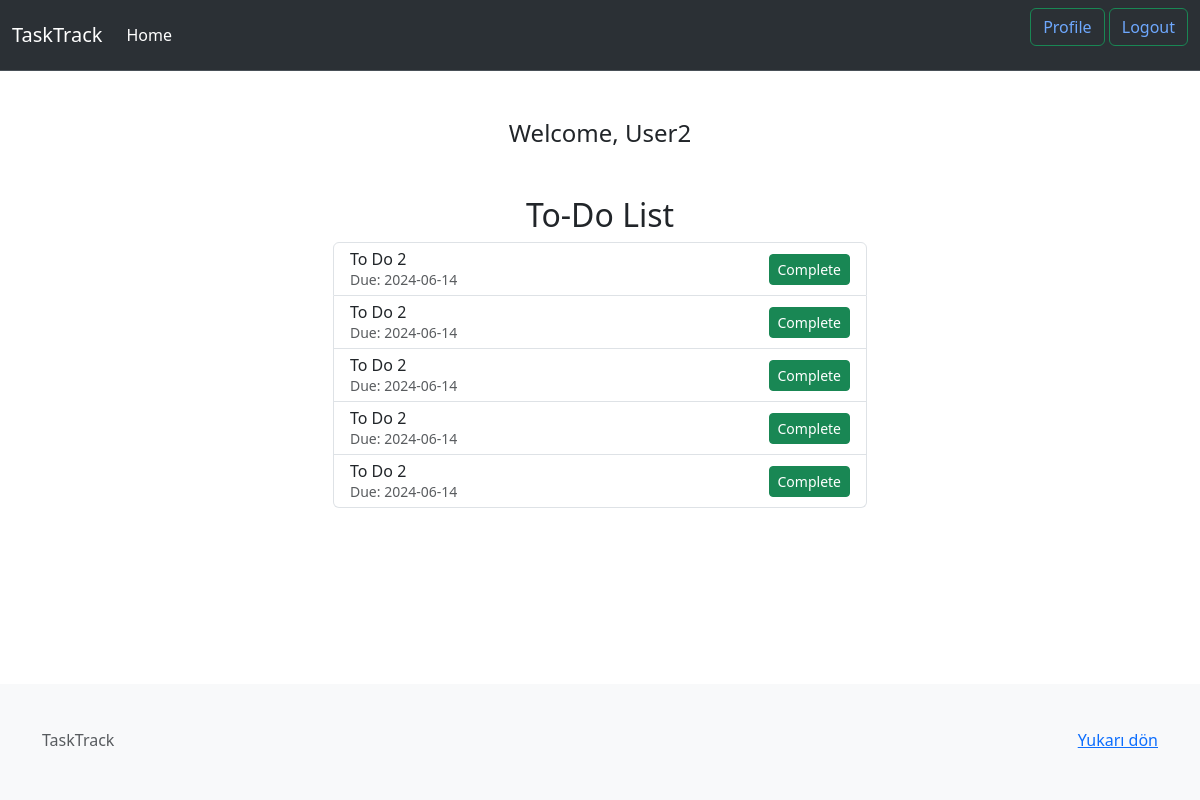
Screenshot of / (signed in) with the database file from the repository.
### main.py (models this page shows, shortened)
class User(UserMixin, db.Model):
    __tablename__ = 'user'
    id = db.Column(db.Integer, primary_key=True)
    name = db.Column(db.String(150), nullable=False)
    email = db.Column(db.String(150), unique=True, nullable=False)
    password = db.Column(db.String(150), nullable=False)
    is_active = db.Column(db.Boolean, default=True)
    tasks = db.relationship('Task', backref='owner',
                            cascade='all, delete-orphan')

class Task(db.Model):
    __tablename__ = 'task'
    id = db.Column(db.Integer, primary_key=True)
    url = db.Column(db.String(200))
    content = db.Column(db.Text, nullable=False)
    due_date = db.Column(db.DateTime, nullable=False, default=lambda: datetime.now(
        timezone.utc))
    date_posted = db.Column(db.DateTime, nullable=False,
                            default=lambda: datetime.now(timezone.utc))
    user_id = db.Column(db.Integer, db.ForeignKey(
        'user.id', ondelete='CASCADE'), nullable=False)
    completed = db.Column(db.Boolean, default=False)

### main.py (the view, shortened to what this page needs)
@app.route('/', methods=['GET', 'POST'])
@login_required
def home():
    tasks = Task.query.filter_by(
        user_id=current_user.id).order_by(Task.id.desc()).all()
    return render_template('index.html', tasks=tasks, user=current_user)

### main.py (called while the page is built)
@login_manager.user_loader
def load_user(id):
    return User.query.get(int(id))

@app.context_processor
def utility_processor():
    return dict(humanize=humanize)

### templates/index.html (shortened to what this page needs)
{% extends 'base.html' %} {% block title %}Home{% endblock %} {% block content
    %}
    <h4 class="text-center">Welcome, {{current_user.name}} </h4>
    <div class="container mt-5">
      <div class="row">
        <div class="col-md-6 offset-md-3">
          <h2 class="text-center">To-Do List</h2>
          <ul class="list-group" id="task-list">
            {% for task in tasks %}
            <li
              class="list-group-item d-flex justify-content-between align-items-center"
            >
              <div>
                <p
                  class="task-desc mb-1 {{ 'completed' if task.completed else '' }}"
                >
                  {{ task.content }}
                </p>
                <small class="text-muted"
                  >Due: {{ task.due_date.strftime('%Y-%m-%d') }}</small
                >
              </div>
              <div>
                <button
                  class="btn btn-sm btn-success complete-btn"
                  data-id="{{ task.id }}"
                >
                {{ 'Undo' if task.completed else 'Complete' }}
                </button>
              </div>
            </li>
            {% endfor %}
          </ul>
        </div>
      </div>
    </div>
    {% endblock %}

### templates/base.html (shortened to what this page needs)
<!DOCTYPE html>
<html lang="en">
  <head>
    <link
      rel="stylesheet"
      href="{{ url_for('static', filename='style.css') }}"
    />
    <link
      href="https://cdn.jsdelivr.net/npm/bootstrap@5.3.3/dist/css/bootstrap.min.css"
      rel="stylesheet"
    />
  </head>
  <body>
    <nav
      class="navbar navbar-expand-lg bg-body-tertiary bg-dark border-bottom border-body"
      data-bs-theme="dark"
    >
      <div class="container-fluid">
        <a class="navbar-brand" href="#">TaskTrack</a>
        <div class="collapse navbar-collapse" id="navbarSupportedContent">
          {% if current_user.is_authenticated %}
          <ul class="navbar-nav me-auto mb-2 mb-lg-0">
            <li class="nav-item">
              {% if current_user.name == 'Admin' %}
              <a class="nav-link active" aria-current="page" href="{{ url_for('admin') }}">Admin</a>
              {% else %}
              <a class="nav-link active" aria-current="page" href="{{ url_for('home') }}">Home</a>
              {% endif %}
            </li>
          </ul>
          <ul>
            <li class="btn btn-outline-success">
              <a
                href="{{url_for('profile')}}"
                class="link-underline link-underline-opacity-0"
                >Profile</a
              >
            </li>
            <li class="btn btn-outline-success">
              <a
                href="{{url_for('logout')}}"
                class="link-underline link-underline-opacity-0"
                >Logout</a
              >
            </li>
            {% endif %}
          </ul>
        </div>
      </div>
    </nav>
    <main class="container mt-5">{% block content %}{% endblock %}</main>
    <footer class="text-body-secondary py-5 bg-light mt-auto ">
      <div class="container">
        <p class="float-end mb-1">
          <a href="#">Yukarı dön</a>
        </p>
        <p class="mb-1">TaskTrack</p>
      </div>
    </footer>
  </body>
</html>

### static/style.css (style rules this page uses)
* { padding: 0; margin: 0; list-style: none; border: 0; outline: 0; line-height: 1; text-decoration: none; box-sizing: border-box; -webkit-font-smoothing: antialiased }
html, body { height: 100%; margin: 0; font-family: "Muli", sans-serif; background: #f8f8f8 }
body { display: flex; flex-direction: column; }
main { flex: 1; }
.container { width: 1200px; margin: 0 auto }

### rows the page displays
User: name "User2"
Task: content "To Do 2", due_date "2024-06-14", completed "Complete"
Task: content "To Do 2", due_date "2024-06-14", completed "Complete"
Task: content "To Do 2", due_date "2024-06-14", completed "Complete"
Task: content "To Do 2", due_date "2024-06-14", completed "Complete"
Task: content "To Do 2", due_date "2024-06-14", completed "Complete"
